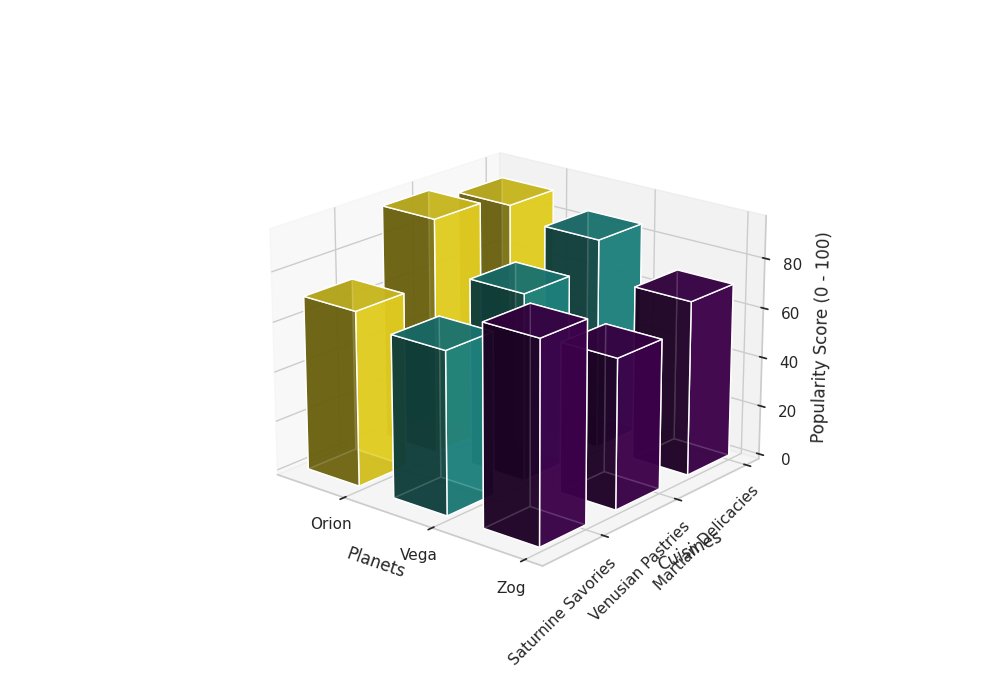

Source code (Python):
import numpy as np
import matplotlib.pyplot as plt
from mpl_toolkits.mplot3d import Axes3D

planets = ['Zog', 'Vega', 'Orion']
cuisines = ['Martian Delicacies', 'Venusian Pastries', 'Saturnine Savories']
popularity_scores = np.array([
    [70, 85, 90],
    [60, 75, 95],
    [80, 65, 70]
])

fig = plt.figure(figsize=(10, 7))
ax = fig.add_subplot(111, projection='3d')

xpos, ypos = np.meshgrid(np.arange(len(planets)), np.arange(len(cuisines)), indexing="ij")
xpos = xpos.flatten()
ypos = ypos.flatten()
zpos = np.zeros_like(xpos)

dx = dy = 0.6
dz = popularity_scores.flatten()

colors = plt.cm.viridis(np.linspace(0, 1, len(cuisines)))

for i, (_, score_row) in enumerate(zip(planets, popularity_scores)):
    ax.bar3d(xpos[i::len(planets)], ypos[i::len(planets)], zpos[i::len(planets)], dx, dy, score_row, color=colors, alpha=0.8)

ax.set_xticks(np.arange(len(planets)))
ax.set_yticks(np.arange(len(cuisines)))
ax.set_xticklabels(planets)
ax.set_yticklabels(cuisines, rotation=45, ha='right')
ax.set_xlabel('Planets')
ax.set_ylabel('Cuisines')
ax.set_zlabel('Popularity Score (0 - 100)')

ax.view_init(elev=20, azim=130)

plt.show()
